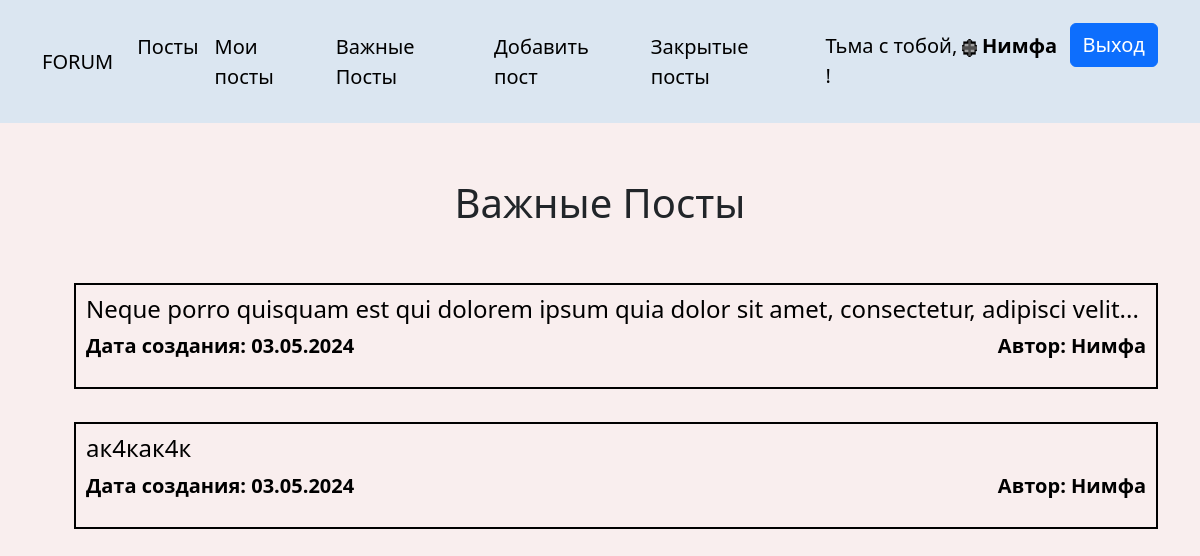
The app's page /сontrol/ (signed in) with its own data.
### forum/models.py (models this page shows, shortened)
class Post(models.Model):
    title = models.CharField(max_length=200, verbose_name='Заголовок')
    content = models.TextField(blank=False, verbose_name='Текст')
    date_created = models.DateTimeField(auto_now_add=True)
    date_completed = models.DateTimeField(null=True, blank=True)
    important = models.BooleanField(default=False, verbose_name='Только руководство')
    user = models.ForeignKey(User, on_delete=models.CASCADE)

### forum/views.py (called while the page is built)
@login_required
def controlposts(request):
    posts = Post.objects.filter(date_completed__isnull=True).order_by('-date_completed')
    return render(request, 'forum/controlposts.html', {'posts': posts})

### forum/templates/forum/controlposts.html (shortened to what this page needs)
{% extends 'forum/base.html' %}
    {% block content %}
    <div class="container test">
        <h1 class="text-center" style="margin:5% auto;">Важные Посты</h1>
        <ul>
            {% for post in posts %}
                <li>
                    <a href="{% url 'viewpost' post.id %}">
                        {% if post.important %}
                            <div class="allpost_container">
                                <h4>{{ post.title }}</h4>
                                    <div class="allpost_info">
                                        <b><p>Дата создания: {{ post.date_created|date:' d.m.Y ' }}</p></b>
                                        <b><p>Автор: {{ post.user }}</p></b>
                                    </div>
                            </div>
                        {% endif %}
                    </a>
                </li>
            {% endfor %}
        </ul>
    </div>
    {% endblock %}

### forum/templates/forum/base.html (shortened to what this page needs)
<!doctype html>
<html lang="en">
  <head>
    <link href="https://cdn.jsdelivr.net/npm/bootstrap@5.3.3/dist/css/bootstrap.min.css" rel="stylesheet">
  </head>
  <body>
      <nav class="navbar navbar-expand-lg bg-body-tertiary" style="background-color:rgb(219 230 241) !important;">
      <div class="container">
    {% if user.is_authenticated %}
        <a class="navbar-brand" href="{% url 'allposts' %}">FORUM</a>
        <div class="collapse navbar-collapse" id="navbarSupportedContent">
            {% if user.last_name != '' %}
              <ul class="navbar-nav me-auto mb-2 mb-lg-0">
                  <li class="nav-item">
                      <a class="nav-link active" style="color: black; font-size: 20px;" aria-current="page" href="{% url 'allposts' %}">Посты</a>
                  </li>
                  <li class="nav-item">
                      <a class="nav-link active" style="color: black; font-size: 20px;" aria-current="page" href="{% url 'ownerposts' %}">Мои посты</a>
                  </li>
                  <li class="nav-item">
                      <a class="nav-link active" style="color: black; font-size: 20px;" aria-current="page" href="{% url 'controlposts' %}">Важные Посты</a>
                  </li>
                  <li class="nav-item">
                      <a class="nav-link" style="color: black; font-size: 20px;" href="{% url 'createpost' %}">Добавить пост</a>
                  </li>
                  <li class="nav-item">
                      <a class="nav-link" style="color: black; font-size: 20px;" href="{% url 'completedposts' %}">Закрытые посты</a>
                  </li>
              </ul >
            {% endif %}
              <ul class="navbar-nav mb-2 mb-lg-0" style="padding-top:15px;">
                  <li class="nav-item">
                      {% if user.last_name == 'Патриарх' %}
                      {% load static %}
                      {% elif user.last_name == 'Владыка' %}
                      <p class="nav-link" style="color: black; font-size: 20px;" >Тьма с тобой,
                            <img src="{% static 'forum/vladika.gif' %}" alt="" height="18px"> <a href="{% url 'owneruser' %}"><b>{{ user.username }}</b></a> !
                        </p>
                      {% elif user.last_name == 'Палач' %}
                      <p class="nav-link" style="color: black; font-size: 20px;" >Тьма с тобой,
                            <img src="{% static 'forum/palac.gif' %}" alt="" height="18px"> <a href="{% url 'owneruser' %}"><b>{{ user.username }}</b></a> !
                        </p>
                      {% elif user.last_name == 'Гвардеец13' %}
                      <p class="nav-link" style="color: black; font-size: 20px;" >Тьма с тобой,
                            <img src="{% static 'forum/gvardeyec.gif' %}" alt="" height="18px"> <a href="{% url 'owneruser' %}"><b>{{ user.username }}</b></a> !
                        </p>
                      {% elif user.last_name == 'Убийца' %}
                      <p class="nav-link" style="color: black; font-size: 20px;" >Тьма с тобой,
                            <img src="{% static 'forum/ubiyca.gif' %}" alt="" height="18px"> <a href="{% url 'owneruser' %}"><b>{{ user.username }}</b></a> !
                        </p>
                      {% elif user.last_name == 'Надсмоторщик' %}
                      <p class="nav-link" style="color: black; font-size: 20px;" >Тьма с тобой,
                            <img src="{% static 'forum/smotritel.gif' %}" alt="" height="18px"> <a href="{% url 'owneruser' %}"><b>{{ user.username }}</b></a> !
                        </p>
                      {% elif user.last_name == 'Каратель' %}
                      <p class="nav-link" style="color: black; font-size: 20px;" >Тьма с тобой,
                            <img src="{% static 'forum/karatel.gif' %}" alt="" height="18px"> <a href="{% url 'owneruser' %}"><b>{{ user.username }}</b></a> !
                        </p>
                      {% elif user.last_name == 'Ветеран' %}
                          <p class="nav-link" style="color: black; font-size: 20px;" >Тьма с тобой,
                                <img src="{% static 'forum/veteran.gif' %}" alt="" height="18px"> <a href="{% url 'owneruser' %}"><b>{{ user.username }}</b></a> !
                          </p>
                      {% elif user.last_name == 'Стажёр' %}
                          <p class="nav-link" style="color: black; font-size: 20px;" >Тьма с тобой,
                                <img src="{% static 'forum/stajer.gif' %}" alt="" height="18px"> <a href="{% url 'owneruser' %}"><b>{{ user.username }}</b></a> !
                          </p>
                      {% else %}
                        <p class="nav-link" style="color: black; font-size: 20px;" >Тьма с тобой,
                                <img src="" alt="" height="18px"> <a href="{% url 'owneruser' %}"><b>{{ user.username }}</b></a> !
                        </p>
                      {% endif %}
                  </li>
                  <li class="nav-item">
                      <form action="{% url 'logoutuser' %}" method="POST">
                          <button type="submit" class="btn btn-primary" style="font-size: 20px;">Выход</button>
                      </form>
                  </li>
              </ul>
    {% endif %}
  </div>
</nav>
    {% block content %}
    {% endblock %}
  </body>
</html>

### forum/templates/forum/controlposts.html (style rules this page uses)
a { text-decoration:none; color:black; }
.allpost_container { padding:10px; margin:3% auto; border: 2px solid black; }
.allpost_info { display: flex; justify-content: space-between; font-size: 20px; }
.container ul { list-style-type: none; }

### forum/templates/forum/base.html (style rules this page uses)
body { background-color:#f9eeee; font-size:18px; }
a { text-decoration:none; color:black; }

### records on screen
Post: title "Neque porro quisquam est qui dolorem ipsum quia dolor sit amet, consectetur, adipisci velit...", date_created "03.05.2024", user "Нимфа"
Post: title "ак4как4к", date_created "03.05.2024", user "Нимфа"

### other values on screen
{{ user.username }} "Нимфа"
